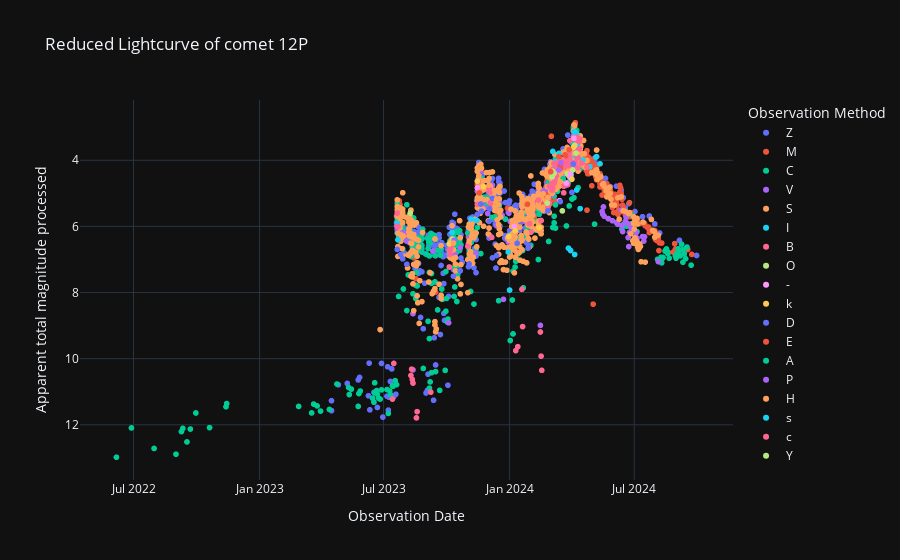

The notebook cell saved with this chart:
### Code cell
# Curva de luz reducida
labels = {'obs_date':'Observation Date','magnitud_reducida':'Apparent total magnitude processed', 'obs_method_key' : 'Observation Method'}
fig = px.scatter(curva_de_luz_procesada_df, x='obs_date', y='magnitud_reducida', color='obs_method_key', template= 'plotly_dark', labels= labels, title=f'Reduced Lightcurve of comet {nombre_cometa}')
fig.update_yaxes(autorange="reversed")
fig.show()

### Figure 1 — Plotly figure (JSON) as saved in the notebook; plotly's stock layout.template omitted (floating-point values rounded to 4 significant figures; data arrays with more than 128 entries replaced by an {"elided": "..."} marker saying what was removed)
{"data": [{"hovertemplate": "Observation Method=Z<br>Observation Date=%{x}<br>Apparent total magnitude processed=%{y}<extra></extra>", "legendgroup": "Z", "marker": {"color": "#636efa", "symbol": "circle"}, "mode": "markers", "name": "Z", "showlegend": true, "type": "scattergl", "x": {"elided": "437 str values"}, "xaxis": "x", "y": {"elided": "437 float values"}, "yaxis": "y"}, {"hovertemplate": "Observation Method=M<br>Observation Date=%{x}<br>Apparent total magnitude processed=%{y}<extra></extra>", "legendgroup": "M", "marker": {"color": "#EF553B", "symbol": "circle"}, "mode": "markers", "name": "M", "showlegend": true, "type": "scattergl", "x": {"elided": "414 str values"}, "xaxis": "x", "y": {"elided": "414 float values"}, "yaxis": "y"}, {"hovertemplate": "Observation Method=C<br>Observation Date=%{x}<br>Apparent total magnitude processed=%{y}<extra></extra>", "legendgroup": "C", "marker": {"color": "#00cc96", "symbol": "circle"}, "mode": "markers", "name": "C", "showlegend": true, "type": "scattergl", "x": {"elided": "356 str values"}, "xaxis": "x", "y": {"elided": "356 float values"}, "yaxis": "y"}, {"hovertemplate": "Observation Method=V<br>Observation Date=%{x}<br>Apparent total magnitude processed=%{y}<extra></extra>", "legendgroup": "V", "marker": {"color": "#ab63fa", "symbol": "circle"}, "mode": "markers", "name": "V", "showlegend": true, "type": "scattergl", "x": ["2024-08-05T00:00:00", "2024-07-16T00:00:00", "2024-07-15T00:00:00", "2024-07-13T00:00:00", "2024-07-05T00:00:00", "2024-07-04T00:00:00", "2024-07-03T00:00:00", "2024-07-02T00:00:00", "2024-06-30T00:00:00", "2024-06-29T00:00:00", "2024-06-28T00:00:00", "2024-06-26T00:00:00", "2024-06-25T00:00:00", "2024-06-24T00:00:00", "2024-06-23T00:00:00", "2024-06-22T00:00:00", "2024-06-20T00:00:00", "2024-06-19T00:00:00", "2024-06-18T00:00:00", "2024-06-14T00:00:00", "2024-06-13T00:00:00", "2024-06-12T00:00:00", "2024-06-07T00:00:00", "2024-06-05T00:00:00", "2024-05-30T00:00:00", "2024-05-24T00:00:00", "2024-05-18T00:00:00", "2024-05-17T00:00:00", "2024-05-16T00:00:00", "2024-05-15T00:00:00", "2024-04-03T00:00:00", "2024-04-01T00:00:00", "2024-03-18T00:00:00", "2024-03-15T00:00:00", "2024-03-13T00:00:00", "2024-03-10T00:00:00", "2024-03-08T00:00:00", "2024-03-04T00:00:00", "2024-02-26T00:00:00", "2024-02-19T00:00:00", "2024-02-13T00:00:00", "2024-02-12T00:00:00", "2024-02-10T00:00:00", "2024-02-02T00:00:00", "2024-01-29T00:00:00", "2024-01-28T00:00:00", "2024-01-26T00:00:00", "2024-01-25T00:00:00", "2024-01-14T00:00:00", "2024-01-12T00:00:00", "2024-01-02T00:00:00", "2023-12-31T00:00:00", "2023-12-31T00:00:00", "2023-12-30T00:00:00", "2023-12-23T00:00:00", "2023-12-21T00:00:00", "2023-12-13T00:00:00", "2023-12-07T00:00:00", "2023-12-03T00:00:00", "2023-12-03T00:00:00", "2023-12-02T00:00:00", "2023-11-30T00:00:00", "2023-11-26T00:00:00", "2023-11-21T00:00:00", "2023-11-20T00:00:00", "2023-11-19T00:00:00", "2023-11-15T00:00:00", "2023-11-15T00:00:00", "2023-11-13T00:00:00", "2023-11-03T00:00:00", "2023-11-02T00:00:00", "2023-10-21T00:00:00", "2023-10-13T00:00:00", "2023-10-11T00:00:00", "2023-10-08T00:00:00", "2023-10-06T00:00:00", "2023-10-05T00:00:00", "2023-10-04T00:00:00", "2023-09-11T00:00:00", "2023-08-13T00:00:00", "2023-08-13T00:00:00", "2023-08-13T00:00:00", "2023-08-04T00:00:00", "2023-07-31T00:00:00", "2023-07-30T00:00:00", "2023-07-29T00:00:00", "2023-07-26T00:00:00", "2023-07-23T00:00:00", "2023-07-22T00:00:00", "2023-07-21T00:00:00", "2023-07-21T00:00:00"], "xaxis": "x", "y": [7.064, 6.311, 6.443, 6.308, 6.357, 6.188, 6.318, 6.149, 6.109, 6.137, 6.066, 6.025, 5.955, 6.182, 6.611, 6.338, 5.895, 5.721, 5.849, 6.155, 5.982, 5.508, 5.934, 5.883, 5.828, 5.764, 5.69, 5.411, 5.632, 5.552, 3.312, 4.172, 4.431, 4.549, 4.593, 4.708, 4.45, 5.033, 4.924, 4.914, 5.034, 4.902, 5.243, 5.604, 5.487, 5.859, 5.802, 5.871, 5.764, 5.81, 5.851, 5.601, 6.301, 6.475, 8.206, 5.66, 5.98, 4.752, 6.27, 4.77, 4.951, 5.611, 5.434, 4.64, 4.322, 4.204, 4.634, 4.934, 6.799, 6.335, 6.52, 6.641, 6.831, 6.905, 6.566, 6.64, 6.828, 8.915, 6.746, 8.639, 10.34, 5.939, 6.445, 6.303, 6.193, 6.282, 6.151, 5.719, 6.008, 6.097, 6.097], "yaxis": "y"}, {"hovertemplate": "Observation Method=S<br>Observation Date=%{x}<br>Apparent total magnitude processed=%{y}<extra></extra>", "legendgroup": "S", "marker": {"color": "#FFA15A", "symbol": "circle"}, "mode": "markers", "name": "S", "showlegend": true, "type": "scattergl", "x": {"elided": "600 str values"}, "xaxis": "x", "y": {"elided": "600 float values"}, "yaxis": "y"}, {"hovertemplate": "Observation Method=I<br>Observation Date=%{x}<br>Apparent total magnitude processed=%{y}<extra></extra>", "legendgroup": "I", "marker": {"color": "#19d3f3", "symbol": "circle"}, "mode": "markers", "name": "I", "showlegend": true, "type": "scattergl", "x": ["2024-05-12T00:00:00", "2024-05-07T00:00:00", "2024-05-06T00:00:00", "2024-04-27T00:00:00", "2024-04-17T00:00:00", "2024-04-13T00:00:00", "2024-04-10T00:00:00", "2024-04-09T00:00:00", "2024-04-08T00:00:00", "2024-04-08T00:00:00", "2024-04-08T00:00:00", "2024-04-07T00:00:00", "2024-04-05T00:00:00", "2024-04-05T00:00:00", "2024-04-04T00:00:00", "2024-04-01T00:00:00", "2024-03-30T00:00:00", "2024-03-30T00:00:00", "2024-03-28T00:00:00", "2024-03-27T00:00:00", "2024-03-27T00:00:00", "2024-03-26T00:00:00", "2024-03-23T00:00:00", "2024-03-22T00:00:00", "2024-03-15T00:00:00", "2024-03-13T00:00:00", "2024-03-11T00:00:00", "2024-03-08T00:00:00", "2024-03-08T00:00:00", "2024-03-07T00:00:00", "2024-03-06T00:00:00", "2024-03-06T00:00:00", "2024-01-01T00:00:00", "2023-12-30T00:00:00", "2023-11-14T00:00:00", "2023-11-06T00:00:00", "2023-10-09T00:00:00", "2023-10-05T00:00:00", "2023-10-05T00:00:00", "2023-07-22T00:00:00", "2023-07-21T00:00:00"], "xaxis": "x", "y": [4.107, 3.89, 3.903, 4.194, 3.994, 5.463, 3.927, 3.513, 3.199, 3.599, 4.899, 3.884, 3.25, 6.85, 3.132, 4.072, 4.028, 6.728, 3.682, 6.659, 6.659, 3.838, 3.863, 4.037, 4.149, 3.793, 4.037, 4.05, 4.15, 4.222, 4.092, 4.092, 7.925, 6.775, 5.816, 5.782, 6.178, 6.828, 6.728, 6.408, 5.897], "yaxis": "y"}, {"hovertemplate": "Observation Method=B<br>Observation Date=%{x}<br>Apparent total magnitude processed=%{y}<extra></extra>", "legendgroup": "B", "marker": {"color": "#FF6692", "symbol": "circle"}, "mode": "markers", "name": "B", "showlegend": true, "type": "scattergl", "x": ["2024-04-23T00:00:00", "2024-04-15T00:00:00", "2024-04-12T00:00:00", "2024-04-12T00:00:00", "2024-04-11T00:00:00", "2024-04-10T00:00:00", "2024-04-10T00:00:00", "2024-04-09T00:00:00", "2024-04-09T00:00:00", "2024-04-08T00:00:00", "2024-04-07T00:00:00", "2024-04-07T00:00:00", "2024-04-06T00:00:00", "2024-04-06T00:00:00", "2024-04-05T00:00:00", "2024-04-03T00:00:00", "2024-04-03T00:00:00", "2024-04-01T00:00:00", "2024-04-01T00:00:00", "2024-04-01T00:00:00", "2024-03-30T00:00:00", "2024-03-29T00:00:00", "2024-03-29T00:00:00", "2024-03-29T00:00:00", "2024-03-28T00:00:00", "2024-03-27T00:00:00", "2024-03-26T00:00:00", "2024-03-26T00:00:00", "2024-03-26T00:00:00", "2024-03-25T00:00:00", "2024-03-25T00:00:00", "2024-03-23T00:00:00", "2024-03-22T00:00:00", "2024-03-21T00:00:00", "2024-03-20T00:00:00", "2024-03-20T00:00:00", "2024-03-20T00:00:00", "2024-03-19T00:00:00", "2024-03-19T00:00:00", "2024-03-18T00:00:00", "2024-03-12T00:00:00", "2024-03-11T00:00:00", "2024-03-09T00:00:00", "2024-03-09T00:00:00", "2024-03-09T00:00:00", "2024-03-08T00:00:00", "2024-03-07T00:00:00", "2024-03-07T00:00:00", "2024-03-07T00:00:00", "2024-03-07T00:00:00", "2024-03-07T00:00:00", "2024-03-06T00:00:00", "2024-03-06T00:00:00", "2024-03-05T00:00:00", "2024-03-04T00:00:00", "2024-03-04T00:00:00", "2024-03-03T00:00:00", "2024-03-03T00:00:00", "2024-03-03T00:00:00", "2024-02-28T00:00:00", "2024-02-28T00:00:00", "2024-02-27T00:00:00", "2024-02-26T00:00:00", "2024-02-16T00:00:00", "2024-02-12T00:00:00", "2024-02-01T00:00:00", "2024-01-30T00:00:00", "2024-01-29T00:00:00", "2023-12-06T00:00:00", "2023-12-04T00:00:00", "2023-12-03T00:00:00", "2023-12-02T00:00:00", "2023-11-16T00:00:00", "2023-11-16T00:00:00", "2023-11-15T00:00:00", "2023-11-01T00:00:00", "2023-10-07T00:00:00", "2023-10-06T00:00:00", "2023-10-06T00:00:00", "2023-10-06T00:00:00", "2023-10-05T00:00:00", "2023-10-05T00:00:00", "2023-10-05T00:00:00", "2023-07-22T00:00:00", "2023-07-22T00:00:00", "2023-07-21T00:00:00", "2023-07-21T00:00:00"], "xaxis": "x", "y": [4.208, 4.083, 3.652, 3.352, 3.441, 3.927, 4.227, 3.913, 4.213, 3.299, 3.384, 3.784, 3.365, 4.065, 3.65, 3.312, 3.312, 4.172, 4.172, 4.072, 4.128, 3.408, 3.908, 4.108, 3.782, 4.159, 4.738, 4.138, 3.838, 4.712, 4.012, 4.163, 4.037, 4.211, 4.984, 4.784, 4.084, 4.657, 4.157, 4.031, 4.067, 4.137, 4.279, 4.479, 4.479, 4.35, 4.422, 4.622, 4.322, 4.422, 4.622, 4.692, 4.092, 4.264, 4.833, 4.333, 4.303, 4.703, 4.903, 4.785, 5.285, 5.354, 5.424, 5.823, 5.202, 6.175, 5.917, 6.187, 6.332, 5.291, 4.97, 4.851, 4.951, 4.651, 5.334, 6.604, 6.653, 6.84, 6.74, 6.74, 7.228, 7.228, 6.728, 6.008, 6.008, 5.597, 5.997], "yaxis": "y"}, {"hovertemplate": "Observation Method=O<br>Observation Date=%{x}<br>Apparent total magnitude processed=%{y}<extra></extra>", "legendgroup": "O", "marker": {"color": "#B6E880", "symbol": "circle"}, "mode": "markers", "name": "O", "showlegend": true, "type": "scattergl", "x": ["2024-04-07T00:00:00", "2024-04-05T00:00:00", "2024-04-02T00:00:00", "2024-03-25T00:00:00", "2024-03-19T00:00:00", "2024-03-18T00:00:00", "2024-03-17T00:00:00", "2024-03-06T00:00:00", "2024-03-04T00:00:00", "2024-03-03T00:00:00", "2024-02-25T00:00:00", "2023-10-10T00:00:00"], "xaxis": "x", "y": [3.784, 3.55, 4.292, 4.412, 4.557, 5.531, 4.605, 4.392, 4.333, 4.503, 5.294, 6.392], "yaxis": "y"}, {"hovertemplate": "Observation Method=-<br>Observation Date=%{x}<br>Apparent total magnitude processed=%{y}<extra></extra>", "legendgroup": "-", "marker": {"color": "#FF97FF", "symbol": "circle"}, "mode": "markers", "name": "-", "showlegend": true, "type": "scattergl", "x": ["2024-04-04T00:00:00", "2024-03-30T00:00:00", "2024-03-29T00:00:00", "2024-03-24T00:00:00", "2024-03-14T00:00:00", "2024-01-08T00:00:00", "2023-11-15T00:00:00"], "xaxis": "x", "y": [3.332, 4.428, 4.508, 4.687, 5.222, 6.005, 4.834], "yaxis": "y"}, {"hovertemplate": "Observation Method=k<br>Observation Date=%{x}<br>Apparent total magnitude processed=%{y}<extra></extra>", "legendgroup": "k", "marker": {"color": "#FECB52", "symbol": "circle"}, "mode": "markers", "name": "k", "showlegend": true, "type": "scattergl", "x": ["2024-04-03T00:00:00", "2024-04-01T00:00:00", "2024-02-13T00:00:00", "2024-01-09T00:00:00", "2023-12-31T00:00:00", "2023-11-24T00:00:00", "2023-11-15T00:00:00", "2023-10-05T00:00:00"], "xaxis": "x", "y": [3.612, 4.572, 6.034, 6.131, 6.301, 4.796, 4.634, 6.528], "yaxis": "y"}, {"hovertemplate": "Observation Method=D<br>Observation Date=%{x}<br>Apparent total magnitude processed=%{y}<extra></extra>", "legendgroup": "D", "marker": {"color": "#636efa", "symbol": "circle"}, "mode": "markers", "name": "D", "showlegend": true, "type": "scattergl", "x": ["2024-04-03T00:00:00", "2024-04-01T00:00:00", "2024-03-15T00:00:00", "2024-02-26T00:00:00", "2024-01-29T00:00:00", "2024-01-28T00:00:00", "2024-01-26T00:00:00", "2024-01-12T00:00:00", "2023-12-13T00:00:00", "2023-12-07T00:00:00", "2023-12-03T00:00:00", "2023-12-02T00:00:00", "2023-11-21T00:00:00", "2023-11-20T00:00:00", "2023-11-15T00:00:00", "2023-11-13T00:00:00", "2023-11-03T00:00:00", "2023-11-02T00:00:00", "2023-10-21T00:00:00", "2023-10-11T00:00:00", "2023-08-04T00:00:00", "2023-07-29T00:00:00", "2023-07-26T00:00:00", "2023-07-21T00:00:00"], "xaxis": "x", "y": [4.112, 4.972, 5.249, 5.524, 6.587, 6.659, 6.502, 6.51, 6.88, 5.152, 5.47, 5.851, 5.54, 5.322, 5.634, 7.399, 7.135, 7.22, 7.341, 7.505, 7.145, 6.982, 6.851, 6.697], "yaxis": "y"}, {"hovertemplate": "Observation Method=E<br>Observation Date=%{x}<br>Apparent total magnitude processed=%{y}<extra></extra>", "legendgroup": "E", "marker": {"color": "#EF553B", "symbol": "circle"}, "mode": "markers", "name": "E", "showlegend": true, "type": "scattergl", "x": ["2024-03-28T00:00:00", "2024-03-23T00:00:00", "2024-03-22T00:00:00", "2024-03-15T00:00:00", "2024-03-15T00:00:00", "2024-03-13T00:00:00", "2024-03-01T00:00:00", "2024-02-23T00:00:00", "2024-01-27T00:00:00", "2023-11-18T00:00:00"], "xaxis": "x", "y": [3.682, 3.863, 3.837, 4.249, 4.149, 3.893, 4.345, 5.034, 5.33, 4.987], "yaxis": "y"}, {"hovertemplate": "Observation Method=A<br>Observation Date=%{x}<br>Apparent total magnitude processed=%{y}<extra></extra>", "legendgroup": "A", "marker": {"color": "#00cc96", "symbol": "circle"}, "mode": "markers", "name": "A", "showlegend": true, "type": "scattergl", "x": ["2024-03-19T00:00:00"], "xaxis": "x", "y": [4.557], "yaxis": "y"}, {"hovertemplate": "Observation Method=P<br>Observation Date=%{x}<br>Apparent total magnitude processed=%{y}<extra></extra>", "legendgroup": "P", "marker": {"color": "#ab63fa", "symbol": "circle"}, "mode": "markers", "name": "P", "showlegend": true, "type": "scattergl", "x": ["2024-03-16T00:00:00", "2024-03-13T00:00:00", "2024-02-15T00:00:00", "2023-10-12T00:00:00"], "xaxis": "x", "y": [4.076, 4.293, 8.993, 6.419], "yaxis": "y"}, {"hovertemplate": "Observation Method=H<br>Observation Date=%{x}<br>Apparent total magnitude processed=%{y}<extra></extra>", "legendgroup": "H", "marker": {"color": "#FFA15A", "symbol": "circle"}, "mode": "markers", "name": "H", "showlegend": true, "type": "scattergl", "x": ["2024-03-15T00:00:00", "2024-03-13T00:00:00", "2024-02-26T00:00:00", "2024-02-19T00:00:00", "2024-01-29T00:00:00", "2024-01-28T00:00:00", "2024-01-26T00:00:00", "2024-01-25T00:00:00", "2024-01-12T00:00:00", "2023-12-13T00:00:00", "2023-12-07T00:00:00", "2023-12-03T00:00:00", "2023-12-02T00:00:00", "2023-11-21T00:00:00", "2023-11-20T00:00:00", "2023-11-15T00:00:00", "2023-11-13T00:00:00", "2023-11-03T00:00:00", "2023-11-02T00:00:00", "2023-10-21T00:00:00", "2023-10-11T00:00:00", "2023-08-04T00:00:00", "2023-07-29T00:00:00", "2023-07-26T00:00:00", "2023-07-21T00:00:00", "2023-07-21T00:00:00"], "xaxis": "x", "y": [4.649, 4.793, 5.124, 5.014, 6.387, 6.359, 6.202, 6.171, 5.71, 5.18, 4.352, 4.37, 4.751, 4.24, 4.122, 4.234, 6.199, 5.935, 6.02, 6.341, 6.505, 5.745, 5.582, 5.451, 5.397, 5.197], "yaxis": "y"}, {"hovertemplate": "Observation Method=s<br>Observation Date=%{x}<br>Apparent total magnitude processed=%{y}<extra></extra>", "legendgroup": "s", "marker": {"color": "#19d3f3", "symbol": "circle"}, "mode": "markers", "name": "s", "showlegend": true, "type": "scattergl", "x": ["2024-03-04T00:00:00"], "xaxis": "x", "y": [3.733], "yaxis": "y"}, {"hovertemplate": "Observation Method=c<br>Observation Date=%{x}<br>Apparent total magnitude processed=%{y}<extra></extra>", "legendgroup": "c", "marker": {"color": "#FF6692", "symbol": "circle"}, "mode": "markers", "name": "c", "showlegend": true, "type": "scattergl", "x": ["2024-02-17T00:00:00", "2024-02-16T00:00:00", "2024-02-15T00:00:00", "2024-01-20T00:00:00", "2024-01-19T00:00:00", "2024-01-13T00:00:00", "2024-01-10T00:00:00", "2023-09-08T00:00:00", "2023-08-19T00:00:00", "2023-08-18T00:00:00", "2023-08-13T00:00:00", "2023-08-12T00:00:00", "2023-08-11T00:00:00", "2023-08-10T00:00:00", "2023-07-16T00:00:00", "2023-07-14T00:00:00"], "xaxis": "x", "y": [10.35, 9.923, 9.193, 9.03, 7.902, 9.637, 9.758, 11.01, 11.6, 11.79, 10.74, 10.63, 10.32, 10.51, 10.14, 11.22], "yaxis": "y"}, {"hovertemplate": "Observation Method=Y<br>Observation Date=%{x}<br>Apparent total magnitude processed=%{y}<extra></extra>", "legendgroup": "Y", "marker": {"color": "#B6E880", "symbol": "circle"}, "mode": "markers", "name": "Y", "showlegend": true, "type": "scattergl", "x": ["2023-08-09T00:00:00"], "xaxis": "x", "y": [5.597], "yaxis": "y"}], "layout": {"legend": {"title": {"text": "Observation Method"}, "tracegroupgap": 0}, "title": {"text": "Reduced Lightcurve of comet 12P"}, "xaxis": {"anchor": "y", "domain": [0, 1], "title": {"text": "Observation Date"}}, "yaxis": {"anchor": "x", "autorange": "reversed", "domain": [0, 1], "title": {"text": "Apparent total magnitude processed"}}}}
